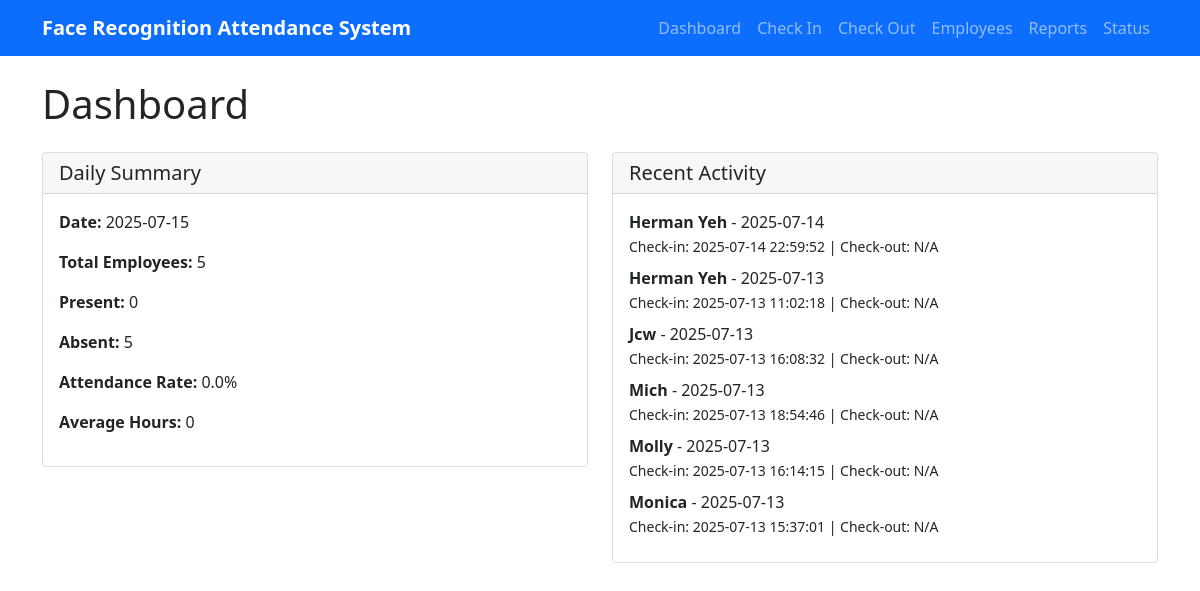
Page /dashboard on the earlier database version.
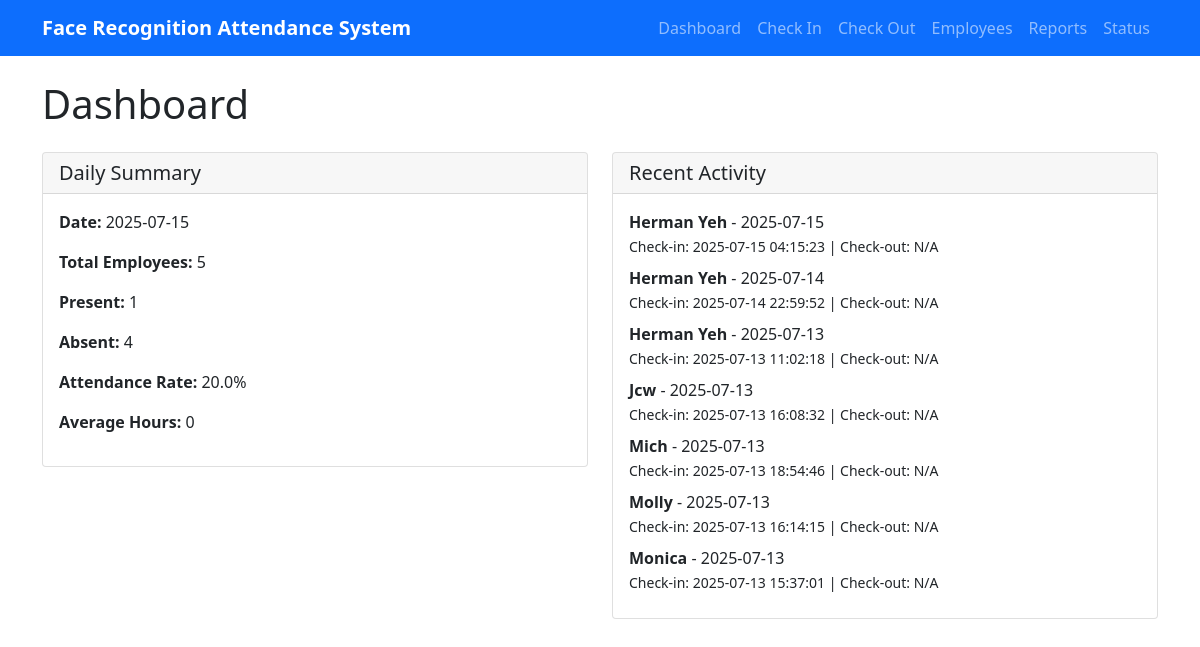
Same page on the later database version.
### tables this page shows
CREATE TABLE attendance (
                    id INTEGER PRIMARY KEY AUTOINCREMENT,
                    name TEXT NOT NULL,
                    date TEXT NOT NULL,
                    check_in_time TEXT,
                    check_out_time TEXT,
                    total_hours REAL,
                    status TEXT DEFAULT 'present',
                    created_at TIMESTAMP DEFAULT CURRENT_TIMESTAMP
                );

### attendance_web_server.py (the view)
@app.route('/dashboard')
def dashboard():
    db = get_db()
    summary = db.get_daily_summary()
    recent_records = db.get_attendance_report()[:10]
    employees = db.get_employees()
    return render_template('dashboard.html',
                         summary=summary,
                         recent_records=recent_records,
                         employees=employees)

### attendance_database.py (called while the page is built)
    def get_employees(self) -> List[Dict]:
        if self.conn is None or self.cursor is None:
            print("Database not initialized")
            return []
        try:
            self.cursor.execute('''
                SELECT id, name, employee_id, department, position
                FROM employees
                WHERE is_active = 1
                ORDER BY name
            ''')
            employees = []
            for row in self.cursor.fetchall():
                employees.append({
                    'id': row[0],
                    'name': row[1],
                    'employee_id': row[2],
                    'department': row[3],
                    'position': row[4]
                })
            return employees
        except Exception as e:
            print(f"Error getting employees: {e}")
            return []

### attendance_web_server.py (called while the page is built)
def get_db():
    global db
    if db is None:
        db = AttendanceDatabase()
    return db

### templates/dashboard.html (shortened to what this page needs)
{% extends "base.html" %}
{% block content %}
<h1 class="mb-4">Dashboard</h1>
<div class="row">
    <div class="col-md-6">
        <div class="card">
            <div class="card-header">
                <h5 class="card-title mb-0">Daily Summary</h5>
            </div>
            <div class="card-body">
                <p><strong>Date:</strong> {{ summary.date }}</p>
                <p><strong>Total Employees:</strong> {{ summary.total_employees }}</p>
                <p><strong>Present:</strong> {{ summary.present_employees }}</p>
                <p><strong>Absent:</strong> {{ summary.absent_employees }}</p>
                <p><strong>Attendance Rate:</strong> {{ "%.1f"|format(summary.attendance_rate) }}%</p>
                <p><strong>Average Hours:</strong> {{ summary.average_hours }}</p>
            </div>
        </div>
    </div>
    <div class="col-md-6">
        <div class="card">
            <div class="card-header">
                <h5 class="card-title mb-0">Recent Activity</h5>
            </div>
            <div class="card-body">
                {% if recent_records %}
                    {% for record in recent_records %}
                        <div class="mb-2">
                            <strong>{{ record.name }}</strong> - {{ record.date }}<br>
                            <small>Check-in: {{ record.check_in_time or 'N/A' }} |
                                   Check-out: {{ record.check_out_time or 'N/A' }}</small>
                        </div>
                    {% endfor %}
                {% else %}
                    <p>No recent activity</p>
                {% endif %}
            </div>
        </div>
    </div>
</div>
{% endblock %}

Differences in the rows shown:
added attendance: name "Herman Yeh", date "2025-07-15", check_in_time "2025-07-15 04:15:23", check_out_time "N/A"
Other differences:
{{ summary.present_employees }}: "0" → "1"
{{ summary.absent_employees }}: "5" → "4"
{{ "%.1f"|format(summary.attendance_rate) }}: "0.0" → "20.0"
